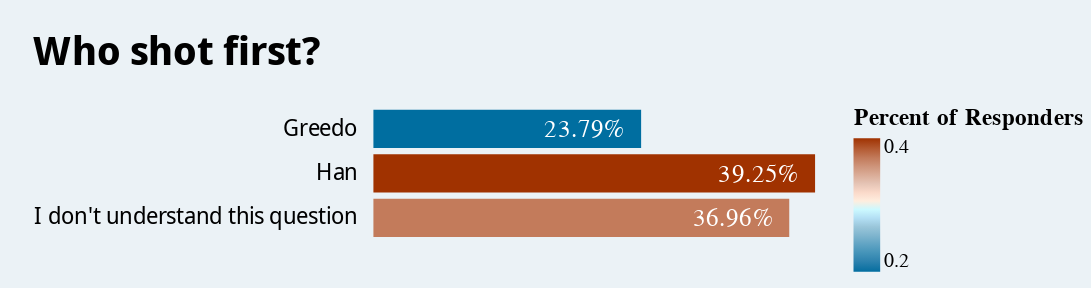

Notebook cell for this chart:
### Code cell
# insert 'who shot first' chart
text_chart = alt.Chart(shot_first_percent).mark_text(fontSize=15, color='#FFFFFF', align='right', dx=-10).encode(
    x=alt.X('percent:Q'),
    y=alt.Y('shooter:N'),
    text=alt.Text('percent:Q', format='.2%'),
    
)

# Create the bar chart
bar_chart = alt.Chart(shot_first_percent).mark_bar(size=23).encode(
    x=alt.X('percent:Q', title=None, axis=None),
    y=alt.Y('shooter:N', title=None, axis=alt.Axis(grid=False, ticks=False, labelPadding=10, labelLimit=350, labelFontSize=14)),
    color=alt.Color('percent:Q', scale=alt.Scale(range='diverging'), legend=alt.Legend(title='Percent of Responders', titleFontSize=14, labelFontSize=12))
)

chart_2 = alt.layer(bar_chart, text_chart).resolve_scale(color='independent').properties(
    width=270,
    height=80,
    title={"text": "Who shot first?", "fontSize": 24}
)

chart_2

### Figure 1 — Vega-Lite specification as saved in the notebook (floating-point values rounded to 4 significant figures)
{"config": {"title": {"anchor": "start", "font": "Noto Sans Display", "fontWeight": 700, "fontSize": 18, "subtitleFontSize": 16, "subtitleFont": "Noto Sans Display", "offset": 20}, "axisX": {"titleFontSize": 14, "labelFontSize": 12, "grid": false, "labelFont": "Noto Sans Display"}, "axisY": {"domain": false, "titleFontSize": 14, "titleAngle": 0, "titleBaseline": "bottom", "titleAnchor": "start", "labelFontSize": 12, "grid": true, "gridColor": "#aab0c0", "gridWidth": 1, "labelFont": "Noto Sans Display"}, "axis": {"labelFont": "Noto Sans Display", "titleFont": "Noto Sans Display", "titleFontSize": 14, "labelFontSize": 12}, "background": "#EBF2f6", "view": {"stroke": null, "padding": {"left": 5, "top": 10, "right": 5, "bottom": 10}}, "range": {"category": ["#006EA0", "#32C0D2", "#E0B265", "#00969F", "#973C4C", "#AC8B96"], "ramp": ["#fef0d9", "#fdcc8a", "#fc8d59", "#e34a33", "#b30000"], "diverging": ["#006ea0", "#4d9abd", "#99c5d9", "#ffffff", "#e3c2b3", "#c68466", "#a03200"]}, "area": {}, "line": {}, "point": {}, "text": {"fontSize": 12}, "bar": {"binSpacing": 1, "size": 25}, "facet": {"titleFontSize": 14}, "notes": {"fontSize": 10}, "sources": {"fontSize": 10}}, "padding": {"left": 20, "top": 20, "right": 5, "bottom": 10}, "layer": [{"mark": {"type": "bar", "size": 23}, "encoding": {"color": {"field": "percent", "legend": {"labelFontSize": 12, "title": "Percent of Responders", "titleFontSize": 14}, "scale": {"range": "diverging"}, "type": "quantitative"}, "x": {"axis": null, "field": "percent", "title": null, "type": "quantitative"}, "y": {"axis": {"grid": false, "labelFontSize": 14, "labelLimit": 350, "labelPadding": 10, "ticks": false}, "field": "shooter", "title": null, "type": "nominal"}}}, {"mark": {"type": "text", "align": "right", "color": "#FFFFFF", "dx": -10, "fontSize": 15}, "encoding": {"text": {"field": "percent", "format": ".2%", "type": "quantitative"}, "x": {"field": "percent", "type": "quantitative"}, "y": {"field": "shooter", "type": "nominal"}}}], "data": {"name": "data-190c08c4b87d15815f8eb98a6028ee28"}, "height": 80, "resolve": {"scale": {"color": "independent"}}, "title": {"text": "Who shot first?", "fontSize": 24}, "width": 270, "$schema": "https://vega.github.io/schema/vega-lite/v5.20.1.json", "datasets": {"data-190c08c4b87d15815f8eb98a6028ee28": [{"shooter": "Greedo", "count": 197, "percent": 0.2379}, {"shooter": "Han", "count": 325, "percent": 0.3925}, {"shooter": "I don't understand this question", "count": 306, "percent": 0.3696}]}}
